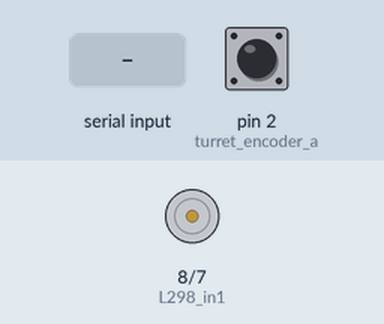
A sketch run on a simulated Arduino Uno, built with avr-gcc and run on an emulated ATmega328P. Shown: motor-driver pin pairs drawn as motors (green arrow = first pin HIGH = forward, orange = second pin HIGH = backward, longer = more drive, scaled by the enable pin). The inputs (shaded band) are chosen by the test bench; at power-on: pin 2 (turret_encoder_a) HIGH. What the sketch prints to the serial monitor is not drawn.

Above: at 1.2 s.
1.3 s: "90,45\n" received over Serial
At 2.3 s:
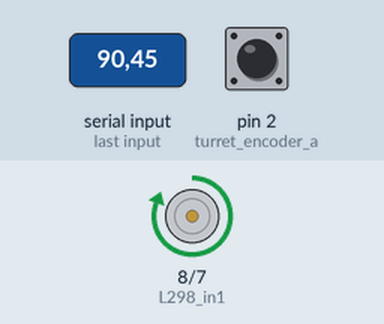
2.8 s: "n90\n" received over Serial
At 3.4 s:
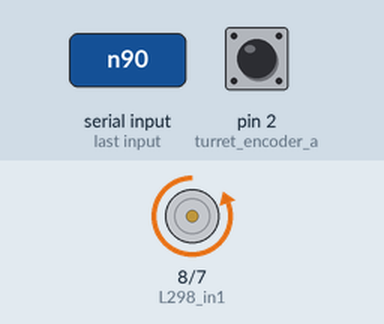
6.2 s: "p90\n" received over Serial
At 7.1 s:
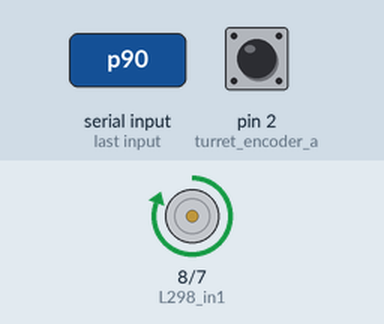
7.7 s: "n,45\n" received over Serial
At 8.3 s:
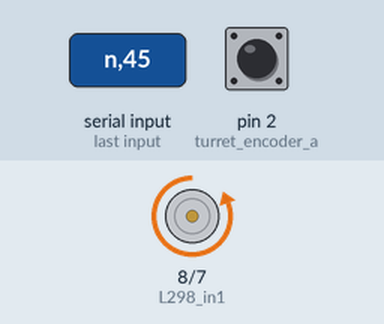
Timing chart, 0 to 10.2 s (numbered marks = the images above; inputs shaded):
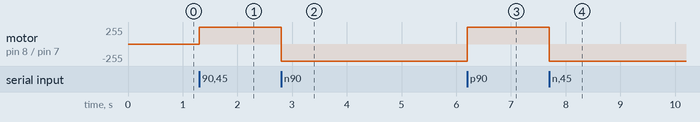

Measured:
- after the input at 1.3 s, motor on pin 8 (L298_in1) / pin 7 (L298_in2): stopped → forward 255/255 at once
- after the input at 2.8 s, motor on pin 8 (L298_in1) / pin 7 (L298_in2): forward 255/255 → backward 255/255 at once
- after the input at 6.2 s, motor on pin 8 (L298_in1) / pin 7 (L298_in2): backward 255/255 → forward 255/255 at once
- after the input at 7.7 s, motor on pin 8 (L298_in1) / pin 7 (L298_in2): forward 255/255 → backward 255/255 at once

The sketch:

Turret_Controller.ino
```cpp
#include <PID_v1.h>
/*
installiere auf dem Raspberry in der Arduino IDE die library PID by Brett Beauregard
*/

#define L298_enA 9 // Turm Motor
#define L298_in1 8
#define L298_in2 7

#define turret_encoder_a 2
#define turret_encoder_b 4

unsigned int turret_encoder_counter = 0;
String turret_encoder_sing = "p";
double turret_wheel_meas_vel = 0.0;

bool is_turret_cmd = "false";

char value[] = "00.00";
uint8_t value_idx = 0;

bool is_cmd_complete = "false";

bool is_turret_rh = "true";

double turret_wheel_cmd_vel = 0.0;

unsigned long last_millis = 0;
const unsigned long interval = 100;

double turret_wheel_cmd = 0.0;

// PID Werte müssen für den Motor ermittelt werden
// AKTUELLE BEISPIELWERTE !!!!
double Kp_t = 11.5;
double Ki_t = 7.5;
double Kd_t = 0.1;

PID turretMotor(&turret_wheel_meas_vel, &turret_wheel_cmd, &turret_wheel_cmd_vel,
               Kp_t, Ki_t, Kd_t, DIRECT);

void setup()
{
  pinMode(L298_enA, OUTPUT);
  pinMode(L298_in1, OUTPUT);
  pinMode(L298_in2, OUTPUT);

  pinMode(turret_encoder_b, INPUT);
  attachInterrupt(digitalPinToInterrupt(turret_encoder_a), turretEncoderCallback, RISING);

  digitalWrite(L298_in1, HIGH);
  digitalWrite(L298_in2, LOW);

  turretMotor.SetMode(AUTOMATIC);

  Serial.begin(57600);
}

void loop()
{

  if (Serial.available())
  {
    char chr = Serial.read();
    // Right Wheel Motor
    if(chr == 't')
    {
      is_turret_cmd = true;
      value_idx = 0;
      is_cmd_complete = false;
    }
    // Positive direction
    else if(chr == 'p')
    {
      if(is_turret_cmd && !is_turret_rh)
      {
          digitalWrite(L298_in1, HIGH - digitalRead(L298_in1));
          digitalWrite(L298_in2, HIGH - digitalRead(L298_in2));
          is_turret_rh = true;
      }
    }
    // Negative direction
    else if(chr == 'n')
    {
      if(is_turret_cmd && is_turret_rh)
      {
        digitalWrite(L298_in1, HIGH - digitalRead(L298_in1));
        digitalWrite(L298_in2, HIGH - digitalRead(L298_in2));
        is_turret_rh = false;
      }
    }
    // Separator
    else if(chr == ',')
    {
      if(is_turret_cmd)
      {
        turret_wheel_cmd_vel = atof(value);
        is_cmd_complete = true;
      }
      value_idx = 0;
      value[0] = '0';
      value[1] = '0';
      value[2] = '.';
      value[3] = '0';
      value[4] = '0';
      value[5] = '\0';
    }
    else
    {
      if(value_idx < 5)
      {
        value[value_idx] = chr;
        value_idx++;
      }
    }
  }
  unsigned long current_millis = millis();
  if(current_millis - last_millis >= interval)
  {                      // 10 *                             5160000
    turret_wheel_meas_vel = (10 * turret_encoder_counter * (60 / 51.6)) * 0.10472;

    turretMotor.Compute();

    if(turret_wheel_cmd_vel == 0.0)
    {
      turret_wheel_cmd = 0.0;
    }

    String encoder_read = "t" + turret_encoder_sing + String(turret_wheel_meas_vel) + ",";
    Serial.println(encoder_read);

    last_millis = current_millis;
    turret_encoder_counter = 0;

    analogWrite(L298_enA, turret_wheel_cmd);
  }
}

void turretEncoderCallback()
{

  if (digitalRead(turret_encoder_b) == HIGH)
  {
    turret_encoder_sing = "n";
  }
  else
  {
    turret_encoder_sing = "p";
  }
  turret_encoder_counter++;
}
```
